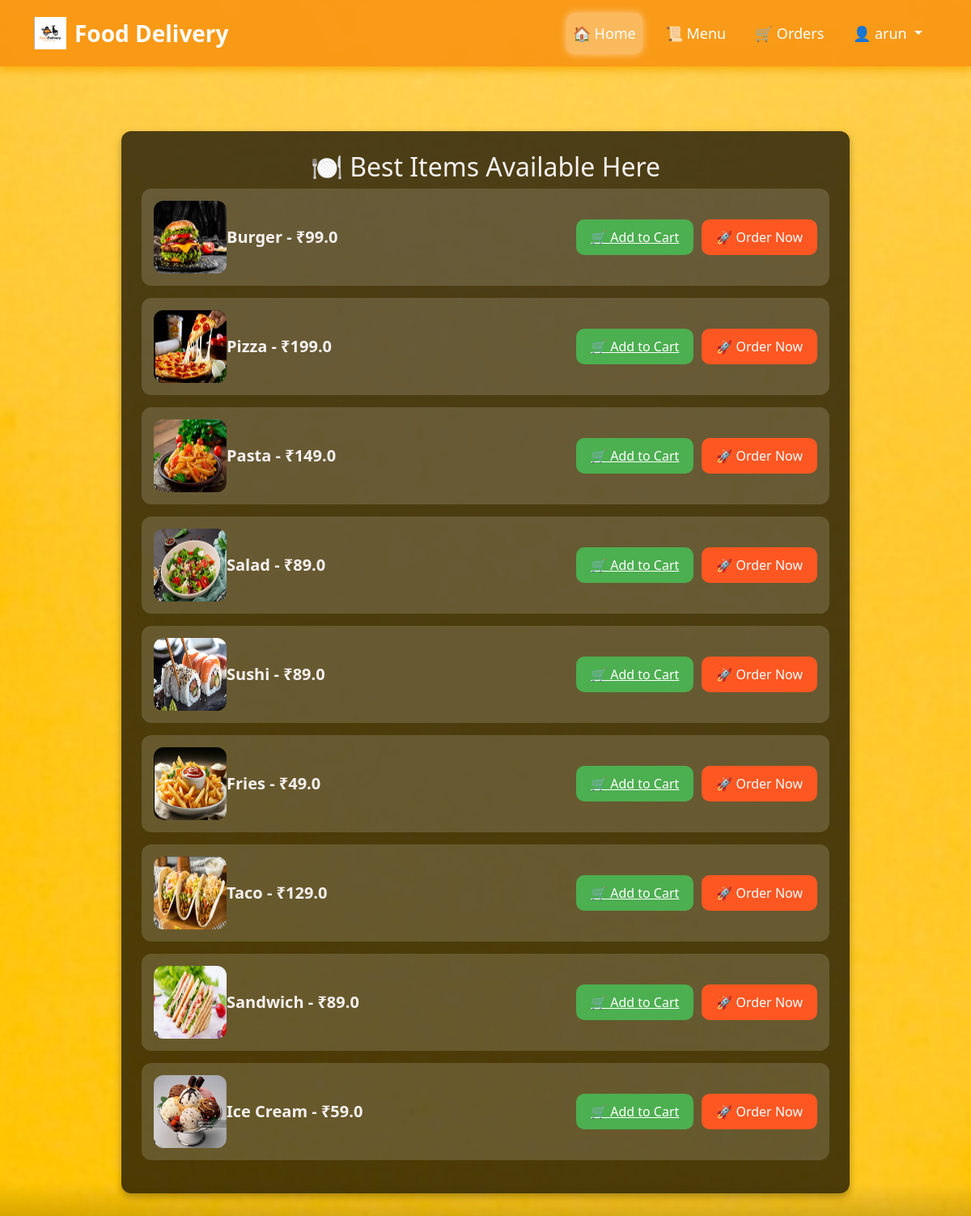
Screenshot of / (signed in) with the database file from the repository.
### app.py (models this page shows, shortened)
class User(db.Model, UserMixin):
    id = db.Column(db.Integer, primary_key=True)
    username = db.Column(db.String(50), unique=True, nullable=False)
    password = db.Column(db.String(100), nullable=False)

class MenuItem(db.Model):
    id = db.Column(db.Integer, primary_key=True)
    name = db.Column(db.String(100), nullable=False)
    price = db.Column(db.Float, nullable=False)
    image = db.Column(db.String(100), nullable=False)

### app.py (the view)
@app.route('/')
@login_required
def menu():
    menu_items = MenuItem.query.all()
    return render_template('menu.html', menu_items=menu_items)

### app.py (called while the page is built)
@login_manager.user_loader
def load_user(user_id):
    return User.query.get(int(user_id))

### templates/menu.html (shortened to what this page needs)
<!DOCTYPE html>
<html lang="en">
<head>
    <link href="https://cdn.jsdelivr.net/npm/bootstrap@5.3.0/dist/css/bootstrap.min.css" rel="stylesheet">
</head>
<body>
    <nav class="navbar navbar-expand-lg navbar-dark">
        <div class="container">
            <a class="navbar-brand" href="#">
                <img src="{{ url_for('static', filename='logo.png') }}" alt="Logo">
                Food Delivery
            </a>
            <div class="collapse navbar-collapse" id="navbarNav">
                <ul class="navbar-nav ms-auto">
                    <li class="nav-item active"><a class="nav-link" href="#">🏠 Home</a></li>
                    <li class="nav-item"><a class="nav-link" href="#">📜 Menu</a></li>
                    <li class="nav-item"><a class="nav-link" href="#">🛒 Orders</a></li>
                    <li class="nav-item dropdown">
                        <a class="nav-link dropdown-toggle" href="#" id="userDropdown" role="button" data-bs-toggle="dropdown">
                            👤 {{ current_user.username }}
                        </a>
                    </li>
                </ul>
            </div>
        </div>
    </nav>
    <div class="container">
        <div class="menu-container">
            <h2>🍽️ Best Items Available Here</h2>
            <ul class="list-unstyled">
                {% for item in menu_items %}
                    <li class="menu-item">
                        <img src="{{ url_for('static', filename=item.image) }}" alt="{{ item.name }}">
                        <span>{{ item.name }} - ₹{{ item.price }}</span>
                        <a href="{{ url_for('add_to_cart', item_id=item.id) }}" class="btn-cart">🛒 Add to Cart</a>
                        <button class="btn-order">🚀 Order Now</button>
                    </li>
                {% endfor %}
            </ul>
        </div>
    </div>
</body>
</html>

### rows the page displays
User: username "arun"
MenuItem: image (picture), name "Burger", price "99.0"
MenuItem: image (picture), name "Pizza", price "199.0"
MenuItem: image (picture), name "Pasta", price "149.0"
MenuItem: image (picture), name "Salad", price "89.0"
MenuItem: image (picture), name "Sushi", price "89.0"
MenuItem: image (picture), name "Fries", price "49.0"
MenuItem: image (picture), name "Taco", price "129.0"
MenuItem: image (picture), name "Sandwich", price "89.0"
MenuItem: image (picture), name "Ice Cream", price "59.0"
